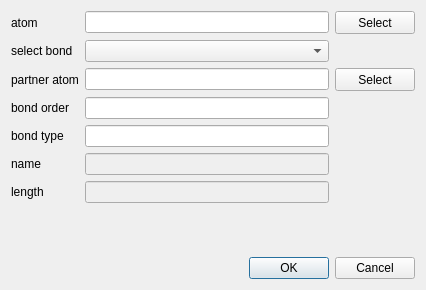
<?xml version="1.0" encoding="UTF-8"?>
<ui version="4.0">
 <class>BondPropertiesData</class>
 <widget class="QDialog" name="BondPropertiesData">
  <property name="geometry">
   <rect>
    <x>0</x>
    <y>0</y>
    <width>426</width>
    <height>290</height>
   </rect>
  </property>
  <property name="windowTitle">
   <string>Bond Properties</string>
  </property>
  <layout class="QVBoxLayout" name="verticalLayout">
   <item>
    <layout class="QGridLayout" name="gridLayout">
     <item row="0" column="0">
      <widget class="QLabel" name="TextLabel1">
       <property name="text">
        <string>atom</string>
       </property>
      </widget>
     </item>
     <item row="0" column="1">
      <widget class="QLineEdit" name="atom_edit">
       <property name="readOnly">
        <bool>true</bool>
       </property>
      </widget>
     </item>
     <item row="0" column="2">
      <widget class="QPushButton" name="focus_atom">
       <property name="minimumSize">
        <size>
         <width>36</width>
         <height>23</height>
        </size>
       </property>
       <property name="toolTip">
        <string>focus and select atom</string>
       </property>
       <property name="text">
        <string>Select</string>
       </property>
      </widget>
     </item>
     <item row="1" column="0">
      <widget class="QLabel" name="TextLabel2">
       <property name="text">
        <string>select bond</string>
       </property>
      </widget>
     </item>
     <item row="1" column="1">
      <widget class="QComboBox" name="bond_box">
       <property name="toolTip">
        <string>Select bond type</string>
       </property>
      </widget>
     </item>
     <item row="2" column="0">
      <widget class="QLabel" name="TextLabel2_2">
       <property name="text">
        <string>partner atom</string>
       </property>
      </widget>
     </item>
     <item row="2" column="1">
      <widget class="QLineEdit" name="partner_edit">
       <property name="readOnly">
        <bool>true</bool>
       </property>
      </widget>
     </item>
     <item row="2" column="2">
      <widget class="QPushButton" name="focus_partner">
       <property name="minimumSize">
        <size>
         <width>36</width>
         <height>23</height>
        </size>
       </property>
       <property name="toolTip">
        <string>focus and select atom</string>
       </property>
       <property name="text">
        <string>Select</string>
       </property>
      </widget>
     </item>
     <item row="3" column="0">
      <widget class="QLabel" name="TextLabel8">
       <property name="text">
        <string>bond order</string>
       </property>
      </widget>
     </item>
     <item row="3" column="1">
      <widget class="QLineEdit" name="order_edit">
       <property name="readOnly">
        <bool>true</bool>
       </property>
      </widget>
     </item>
     <item row="4" column="0">
      <widget class="QLabel" name="TextLabel4">
       <property name="text">
        <string>bond type</string>
       </property>
      </widget>
     </item>
     <item row="4" column="1">
      <widget class="QLineEdit" name="type_edit">
       <property name="readOnly">
        <bool>true</bool>
       </property>
      </widget>
     </item>
     <item row="5" column="0">
      <widget class="QLabel" name="TextLabel7">
       <property name="text">
        <string>name</string>
       </property>
      </widget>
     </item>
     <item row="5" column="1">
      <widget class="QLineEdit" name="name_edit">
       <property name="enabled">
        <bool>false</bool>
       </property>
       <property name="text">
        <string/>
       </property>
       <property name="readOnly">
        <bool>true</bool>
       </property>
      </widget>
     </item>
     <item row="6" column="0">
      <widget class="QLabel" name="TextLabel5">
       <property name="text">
        <string>length</string>
       </property>
      </widget>
     </item>
     <item row="6" column="1">
      <widget class="QLineEdit" name="length_edit">
       <property name="enabled">
        <bool>false</bool>
       </property>
       <property name="readOnly">
        <bool>true</bool>
       </property>
      </widget>
     </item>
    </layout>
   </item>
   <item>
    <spacer>
     <property name="orientation">
      <enum>Qt::Vertical</enum>
     </property>
     <property name="sizeHint" stdset="0">
      <size>
       <width>20</width>
       <height>11</height>
      </size>
     </property>
    </spacer>
   </item>
   <item>
    <widget class="QDialogButtonBox" name="buttonBox">
     <property name="standardButtons">
      <set>QDialogButtonBox::Cancel|QDialogButtonBox::Ok</set>
     </property>
    </widget>
   </item>
  </layout>
 </widget>
 <layoutdefault spacing="6" margin="11"/>
 <tabstops>
  <tabstop>atom_edit</tabstop>
  <tabstop>focus_atom</tabstop>
  <tabstop>bond_box</tabstop>
  <tabstop>partner_edit</tabstop>
  <tabstop>focus_partner</tabstop>
  <tabstop>order_edit</tabstop>
  <tabstop>type_edit</tabstop>
  <tabstop>name_edit</tabstop>
  <tabstop>length_edit</tabstop>
 </tabstops>
 <includes>
  <include location="global">BALL_core/COMMON/global.h</include>
 </includes>
 <resources/>
 <connections>
  <connection>
   <sender>buttonBox</sender>
   <signal>accepted()</signal>
   <receiver>BondPropertiesData</receiver>
   <slot>accept()</slot>
   <hints>
    <hint type="sourcelabel">
     <x>281</x>
     <y>271</y>
    </hint>
    <hint type="destinationlabel">
     <x>222</x>
     <y>337</y>
    </hint>
   </hints>
  </connection>
  <connection>
   <sender>buttonBox</sender>
   <signal>rejected()</signal>
   <receiver>BondPropertiesData</receiver>
   <slot>reject()</slot>
   <hints>
    <hint type="sourcelabel">
     <x>372</x>
     <y>273</y>
    </hint>
    <hint type="destinationlabel">
     <x>341</x>
     <y>357</y>
    </hint>
   </hints>
  </connection>
  <connection>
   <sender>focus_partner</sender>
   <signal>clicked()</signal>
   <receiver>BondPropertiesData</receiver>
   <slot>focusPartner()</slot>
   <hints>
    <hint type="sourcelabel">
     <x>390</x>
     <y>80</y>
    </hint>
    <hint type="destinationlabel">
     <x>549</x>
     <y>169</y>
    </hint>
   </hints>
  </connection>
  <connection>
   <sender>focus_atom</sender>
   <signal>clicked()</signal>
   <receiver>BondPropertiesData</receiver>
   <slot>focusAtom()</slot>
   <hints>
    <hint type="sourcelabel">
     <x>390</x>
     <y>21</y>
    </hint>
    <hint type="destinationlabel">
     <x>566</x>
     <y>81</y>
    </hint>
   </hints>
  </connection>
  <connection>
   <sender>bond_box</sender>
   <signal>activated(int)</signal>
   <receiver>BondPropertiesData</receiver>
   <slot>bondSelected()</slot>
   <hints>
    <hint type="sourcelabel">
     <x>231</x>
     <y>49</y>
    </hint>
    <hint type="destinationlabel">
     <x>449</x>
     <y>216</y>
    </hint>
   </hints>
  </connection>
 </connections>
 <slots>
  <slot>focusPartner()</slot>
  <slot>focusAtom()</slot>
  <slot>bondSelected()</slot>
 </slots>
</ui>
